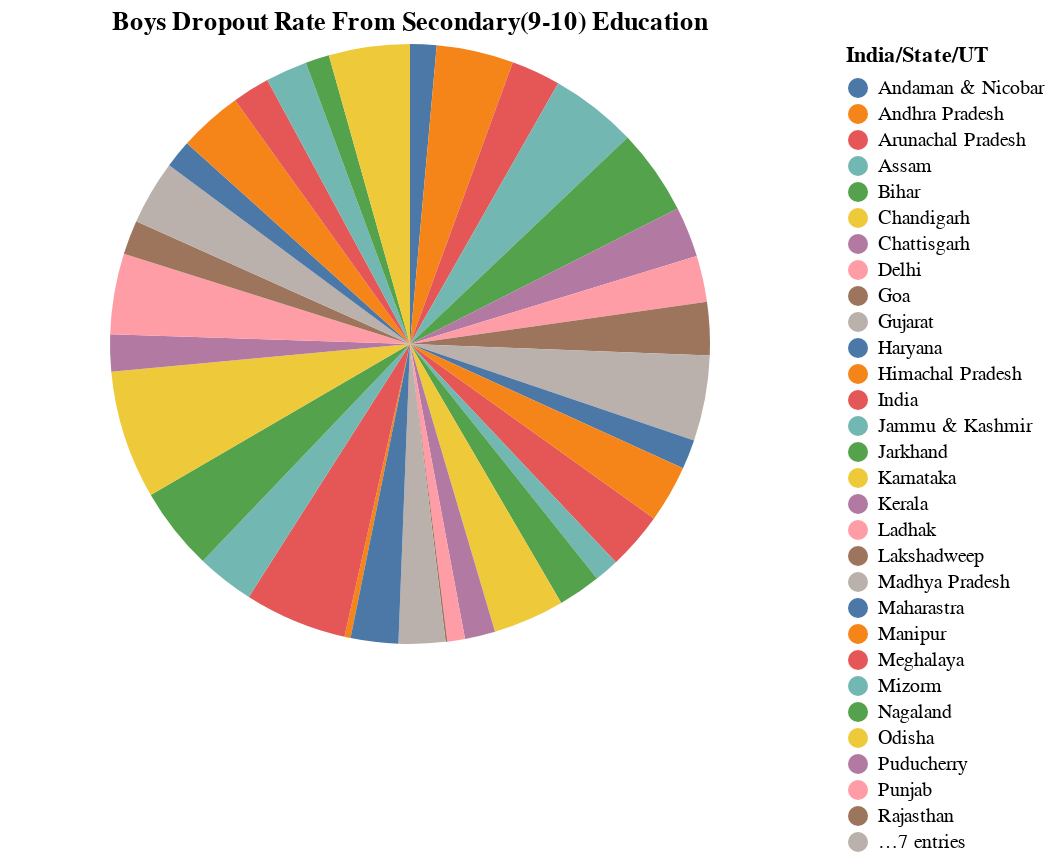

Source (notebook cell):
### Markdown cell above
Pie chart for the Boys DropOut Rate from the Secondary School

### Code cell
import altair as alt
chart = alt.Chart(div_2).mark_arc().encode(
    theta=alt.Theta(field="Boys", type="quantitative"),
    color=alt.Color(field="India/State/UT", type="nominal"),
    tooltip=["India/State/UT", "Boys"]
).properties(
    title="Boys Dropout Rate From Secondary(9-10) Education"
)
chart

### Figure 1 — Vega-Lite specification as saved in the notebook (floating-point values rounded to 4 significant figures)
{"config": {"view": {"continuousWidth": 400, "continuousHeight": 300}}, "data": {"name": "data-89659a8245f8daec6d0c3f8ed9c1b612"}, "mark": "arc", "encoding": {"color": {"field": "India/State/UT", "type": "nominal"}, "theta": {"field": "Boys", "type": "quantitative"}, "tooltip": [{"field": "India/State/UT", "type": "nominal"}, {"field": "Boys", "type": "quantitative"}]}, "title": "Boys Dropout Rate From Secondary(9-10) Education", "$schema": "https://vega.github.io/schema/vega-lite/v4.17.0.json", "datasets": {"data-89659a8245f8daec6d0c3f8ed9c1b612": [{"India/State/UT": "India", "Boys": 13.0, "Girls": 12.3, "Total": 12.6}, {"India/State/UT": "Andaman & Nicobar", "Boys": 6.0, "Girls": 3.9, "Total": 5.0}, {"India/State/UT": "Andhra Pradesh", "Boys": 17.5, "Girls": 15.0, "Total": 16.3}, {"India/State/UT": "Arunachal Pradesh", "Boys": 11.2, "Girls": 12.3, "Total": 11.7}, {"India/State/UT": "Assam", "Boys": 19.8, "Girls": 20.7, "Total": 20.3}, {"India/State/UT": "Bihar", "Boys": 19.5, "Girls": 21.4, "Total": 20.5}, {"India/State/UT": "Chandigarh", "Boys": 0.0, "Girls": 0.0, "Total": 0.0}, {"India/State/UT": "Chattisgarh", "Boys": 11.5, "Girls": 8.1, "Total": 9.7}, {"India/State/UT": "Delhi", "Boys": 10.5, "Girls": 8.4, "Total": 9.5}, {"India/State/UT": "Goa", "Boys": 12.1, "Girls": 5.5, "Total": 9.0}, {"India/State/UT": "Gujarat", "Boys": 19.4, "Girls": 15.9, "Total": 17.9}, {"India/State/UT": "Haryana", "Boys": 6.7, "Girls": 4.9, "Total": 5.9}, {"India/State/UT": "Himachal Pradesh", "Boys": 13.0, "Girls": 12.3, "Total": 12.6}, {"India/State/UT": "Jammu & Kashmir", "Boys": 5.6, "Girls": 6.3, "Total": 6.0}, {"India/State/UT": "Jarkhand", "Boys": 9.7, "Girls": 8.9, "Total": 9.3}, {"India/State/UT": "Karnataka", "Boys": 16.2, "Girls": 13.0, "Total": 14.7}, {"India/State/UT": "Kerala", "Boys": 6.9, "Girls": 4.1, "Total": 5.5}, {"India/State/UT": "Ladhak", "Boys": 4.0, "Girls": 5.7, "Total": 4.9}, {"India/State/UT": "Lakshadweep", "Boys": 0.4, "Girls": 0.0, "Total": 0.0}, {"India/State/UT": "Madhya Pradesh", "Boys": 10.6, "Girls": 9.7, "Total": 10.1}, {"India/State/UT": "Manipur", "Boys": 1.4, "Girls": 1.2, "Total": 1.3}, {"India/State/UT": "Maharastra", "Boys": 10.8, "Girls": 10.6, "Total": 10.7}, {"India/State/UT": "Meghalaya", "Boys": 23.3, "Girls": 20.4, "Total": 21.7}, {"India/State/UT": "Mizorm", "Boys": 13.1, "Girls": 10.8, "Total": 11.9}, {"India/State/UT": "Nagaland", "Boys": 18.9, "Girls": 16.2, "Total": 17.5}, {"India/State/UT": "Odisha", "Boys": 29.2, "Girls": 25.2, "Total": 27.3}, {"India/State/UT": "Puducherry", "Boys": 8.4, "Girls": 4.1, "Total": 6.3}, {"India/State/UT": "Punjab", "Boys": 18.3, "Girls": 16.0, "Total": 17.2}, {"India/State/UT": "Rajasthan", "Boys": 7.8, "Girls": 7.5, "Total": 7.7}, {"India/State/UT": "Sikkim", "Boys": 14.6, "Girls": 9.5, "Total": 11.9}, {"India/State/UT": "Tamil Nadu", "Boys": 6.3, "Girls": 2.5, "Total": 4.5}, {"India/State/UT": "Telengana", "Boys": 14.5, "Girls": 12.9, "Total": 13.7}, {"India/State/UT": "Tripura", "Boys": 8.5, "Girls": 8.2, "Total": 8.3}, {"India/State/UT": "Uttar Pradesh", "Boys": 9.5, "Girls": 10.0, "Total": 9.7}, {"India/State/UT": "Uttarakhand", "Boys": 5.4, "Girls": 4.6, "Total": 5.0}, {"India/State/UT": "West Bengal", "Boys": 18.4, "Girls": 17.7, "Total": 18.0}]}}
